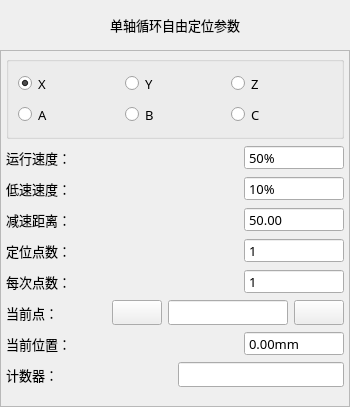
<?xml version="1.0" encoding="UTF-8"?>
<ui version="4.0">
 <class>FormActSingleLoopFree</class>
 <widget class="QWidget" name="FormActSingleLoopFree">
  <property name="geometry">
   <rect>
    <x>0</x>
    <y>0</y>
    <width>350</width>
    <height>407</height>
   </rect>
  </property>
  <property name="minimumSize">
   <size>
    <width>350</width>
    <height>407</height>
   </size>
  </property>
  <property name="maximumSize">
   <size>
    <width>700</width>
    <height>815</height>
   </size>
  </property>
  <property name="font">
   <font>
    <family>微软雅黑</family>
    <pointsize>10</pointsize>
    <weight>50</weight>
    <italic>false</italic>
    <bold>false</bold>
   </font>
  </property>
  <property name="windowTitle">
   <string notr="true">循环定位</string>
  </property>
  <property name="toolTip">
   <string notr="true"/>
  </property>
  <property name="statusTip">
   <string notr="true"/>
  </property>
  <property name="whatsThis">
   <string notr="true"/>
  </property>
  <property name="accessibleName">
   <string notr="true"/>
  </property>
  <property name="accessibleDescription">
   <string notr="true"/>
  </property>
  <property name="windowFilePath">
   <string notr="true"/>
  </property>
  <layout class="QVBoxLayout" name="verticalLayout">
   <property name="spacing">
    <number>0</number>
   </property>
   <property name="margin">
    <number>0</number>
   </property>
   <item>
    <widget class="QLabel" name="labelParaTitle">
     <property name="sizePolicy">
      <sizepolicy hsizetype="Preferred" vsizetype="Fixed">
       <horstretch>0</horstretch>
       <verstretch>0</verstretch>
      </sizepolicy>
     </property>
     <property name="minimumSize">
      <size>
       <width>0</width>
       <height>50</height>
      </size>
     </property>
     <property name="font">
      <font>
       <family>微软雅黑</family>
       <pointsize>10</pointsize>
       <weight>50</weight>
       <bold>false</bold>
      </font>
     </property>
     <property name="styleSheet">
      <string notr="true">QLabel#labelParaTitle
{
	color: black;
	border-image: url(:/img/widget/Panel.png) 0 4 0 4;
	border-left: 4px transparent;
	border-right: 4px transparent;
}
</string>
     </property>
     <property name="text">
      <string>单轴循环自由定位参数</string>
     </property>
     <property name="alignment">
      <set>Qt::AlignCenter</set>
     </property>
    </widget>
   </item>
   <item>
    <widget class="QFrame" name="frameSingleLoopFree">
     <property name="maximumSize">
      <size>
       <width>16777215</width>
       <height>16777215</height>
      </size>
     </property>
     <property name="font">
      <font>
       <family>微软雅黑</family>
       <pointsize>10</pointsize>
       <weight>50</weight>
       <italic>false</italic>
       <bold>false</bold>
      </font>
     </property>
     <property name="styleSheet">
      <string notr="true"/>
     </property>
     <property name="frameShape">
      <enum>QFrame::StyledPanel</enum>
     </property>
     <property name="frameShadow">
      <enum>QFrame::Plain</enum>
     </property>
     <property name="IsMainArea" stdset="0">
      <bool>true</bool>
     </property>
     <layout class="QGridLayout" name="gridLayout_2">
      <property name="margin">
       <number>5</number>
      </property>
      <item row="0" column="0">
       <widget class="QGroupBox" name="groupBox">
        <property name="title">
         <string/>
        </property>
        <layout class="QGridLayout" name="gridLayout">
         <item row="2" column="0">
          <widget class="QRadioButton" name="rBtnRaVer">
           <property name="minimumSize">
            <size>
             <width>0</width>
             <height>25</height>
            </size>
           </property>
           <property name="maximumSize">
            <size>
             <width>16777215</width>
             <height>50</height>
            </size>
           </property>
           <property name="font">
            <font>
             <family>微软雅黑</family>
             <pointsize>10</pointsize>
             <weight>50</weight>
             <italic>false</italic>
             <bold>false</bold>
            </font>
           </property>
           <property name="styleSheet">
            <string notr="true"/>
           </property>
           <property name="text">
            <string>A</string>
           </property>
          </widget>
         </item>
         <item row="2" column="1">
          <widget class="QRadioButton" name="rBtnRaHor">
           <property name="minimumSize">
            <size>
             <width>0</width>
             <height>25</height>
            </size>
           </property>
           <property name="maximumSize">
            <size>
             <width>16777215</width>
             <height>50</height>
            </size>
           </property>
           <property name="font">
            <font>
             <family>微软雅黑</family>
             <pointsize>10</pointsize>
             <weight>50</weight>
             <italic>false</italic>
             <bold>false</bold>
            </font>
           </property>
           <property name="styleSheet">
            <string notr="true"/>
           </property>
           <property name="text">
            <string>B</string>
           </property>
          </widget>
         </item>
         <item row="2" column="2">
          <widget class="QRadioButton" name="rBtnExt">
           <property name="minimumSize">
            <size>
             <width>0</width>
             <height>25</height>
            </size>
           </property>
           <property name="maximumSize">
            <size>
             <width>16777215</width>
             <height>50</height>
            </size>
           </property>
           <property name="font">
            <font>
             <family>微软雅黑</family>
             <pointsize>10</pointsize>
             <weight>50</weight>
             <italic>false</italic>
             <bold>false</bold>
            </font>
           </property>
           <property name="styleSheet">
            <string notr="true"/>
           </property>
           <property name="text">
            <string>C</string>
           </property>
          </widget>
         </item>
         <item row="1" column="0">
          <widget class="QRadioButton" name="rBtnPaHor">
           <property name="minimumSize">
            <size>
             <width>0</width>
             <height>25</height>
            </size>
           </property>
           <property name="maximumSize">
            <size>
             <width>16777215</width>
             <height>50</height>
            </size>
           </property>
           <property name="font">
            <font>
             <family>微软雅黑</family>
             <pointsize>10</pointsize>
             <weight>50</weight>
             <italic>false</italic>
             <bold>false</bold>
            </font>
           </property>
           <property name="styleSheet">
            <string notr="true"/>
           </property>
           <property name="text">
            <string>X</string>
           </property>
           <property name="checked">
            <bool>true</bool>
           </property>
          </widget>
         </item>
         <item row="1" column="1">
          <widget class="QRadioButton" name="rBtnPaVer">
           <property name="minimumSize">
            <size>
             <width>0</width>
             <height>25</height>
            </size>
           </property>
           <property name="maximumSize">
            <size>
             <width>16777215</width>
             <height>50</height>
            </size>
           </property>
           <property name="font">
            <font>
             <family>微软雅黑</family>
             <pointsize>10</pointsize>
             <weight>50</weight>
             <italic>false</italic>
             <bold>false</bold>
            </font>
           </property>
           <property name="styleSheet">
            <string notr="true"/>
           </property>
           <property name="text">
            <string>Y</string>
           </property>
          </widget>
         </item>
         <item row="1" column="2">
          <widget class="QRadioButton" name="rBtnTravel">
           <property name="minimumSize">
            <size>
             <width>0</width>
             <height>25</height>
            </size>
           </property>
           <property name="maximumSize">
            <size>
             <width>16777215</width>
             <height>50</height>
            </size>
           </property>
           <property name="font">
            <font>
             <family>微软雅黑</family>
             <pointsize>10</pointsize>
             <weight>50</weight>
             <italic>false</italic>
             <bold>false</bold>
            </font>
           </property>
           <property name="styleSheet">
            <string notr="true"/>
           </property>
           <property name="text">
            <string>Z</string>
           </property>
          </widget>
         </item>
        </layout>
       </widget>
      </item>
      <item row="1" column="0">
       <layout class="QHBoxLayout" name="horizontalLayout_8">
        <item>
         <widget class="QLabel" name="labelHightSpd">
          <property name="sizePolicy">
           <sizepolicy hsizetype="Expanding" vsizetype="Fixed">
            <horstretch>0</horstretch>
            <verstretch>0</verstretch>
           </sizepolicy>
          </property>
          <property name="minimumSize">
           <size>
            <width>100</width>
            <height>25</height>
           </size>
          </property>
          <property name="maximumSize">
           <size>
            <width>16777215</width>
            <height>50</height>
           </size>
          </property>
          <property name="font">
           <font>
            <family>微软雅黑</family>
            <pointsize>10</pointsize>
            <weight>50</weight>
            <italic>false</italic>
            <bold>false</bold>
           </font>
          </property>
          <property name="text">
           <string>运行速度：</string>
          </property>
         </widget>
        </item>
        <item>
         <widget class="xSpinBox" name="BoxHspd">
          <property name="sizePolicy">
           <sizepolicy hsizetype="Fixed" vsizetype="Fixed">
            <horstretch>0</horstretch>
            <verstretch>0</verstretch>
           </sizepolicy>
          </property>
          <property name="minimumSize">
           <size>
            <width>100</width>
            <height>25</height>
           </size>
          </property>
          <property name="maximumSize">
           <size>
            <width>200</width>
            <height>50</height>
           </size>
          </property>
          <property name="font">
           <font>
            <family>微软雅黑</family>
            <pointsize>10</pointsize>
            <weight>50</weight>
            <italic>false</italic>
            <bold>false</bold>
           </font>
          </property>
          <property name="focusPolicy">
           <enum>Qt::ClickFocus</enum>
          </property>
          <property name="alignment">
           <set>Qt::AlignLeading|Qt::AlignLeft|Qt::AlignVCenter</set>
          </property>
          <property name="buttonSymbols">
           <enum>QAbstractSpinBox::NoButtons</enum>
          </property>
          <property name="specialValueText">
           <string notr="true"/>
          </property>
          <property name="keyboardTracking">
           <bool>false</bool>
          </property>
          <property name="suffix">
           <string notr="true">%</string>
          </property>
          <property name="prefix">
           <string notr="true"/>
          </property>
          <property name="minimum">
           <number>1</number>
          </property>
          <property name="maximum">
           <number>100</number>
          </property>
          <property name="value">
           <number>50</number>
          </property>
          <property name="HasBtn" stdset="0">
           <bool>true</bool>
          </property>
         </widget>
        </item>
       </layout>
      </item>
      <item row="2" column="0">
       <layout class="QHBoxLayout" name="horizontalLayout_7">
        <item>
         <widget class="QLabel" name="labelLowSpd">
          <property name="sizePolicy">
           <sizepolicy hsizetype="Expanding" vsizetype="Fixed">
            <horstretch>0</horstretch>
            <verstretch>0</verstretch>
           </sizepolicy>
          </property>
          <property name="minimumSize">
           <size>
            <width>100</width>
            <height>25</height>
           </size>
          </property>
          <property name="maximumSize">
           <size>
            <width>16777215</width>
            <height>50</height>
           </size>
          </property>
          <property name="font">
           <font>
            <family>微软雅黑</family>
            <pointsize>10</pointsize>
            <weight>50</weight>
            <italic>false</italic>
            <bold>false</bold>
           </font>
          </property>
          <property name="text">
           <string>低速速度：</string>
          </property>
         </widget>
        </item>
        <item>
         <widget class="xSpinBox" name="BoxLspd">
          <property name="sizePolicy">
           <sizepolicy hsizetype="Fixed" vsizetype="Fixed">
            <horstretch>0</horstretch>
            <verstretch>0</verstretch>
           </sizepolicy>
          </property>
          <property name="minimumSize">
           <size>
            <width>100</width>
            <height>25</height>
           </size>
          </property>
          <property name="maximumSize">
           <size>
            <width>200</width>
            <height>50</height>
           </size>
          </property>
          <property name="font">
           <font>
            <family>微软雅黑</family>
            <pointsize>10</pointsize>
            <weight>50</weight>
            <italic>false</italic>
            <bold>false</bold>
           </font>
          </property>
          <property name="focusPolicy">
           <enum>Qt::ClickFocus</enum>
          </property>
          <property name="alignment">
           <set>Qt::AlignLeading|Qt::AlignLeft|Qt::AlignVCenter</set>
          </property>
          <property name="buttonSymbols">
           <enum>QAbstractSpinBox::NoButtons</enum>
          </property>
          <property name="specialValueText">
           <string notr="true"/>
          </property>
          <property name="keyboardTracking">
           <bool>false</bool>
          </property>
          <property name="suffix">
           <string notr="true">%</string>
          </property>
          <property name="prefix">
           <string notr="true"/>
          </property>
          <property name="minimum">
           <number>1</number>
          </property>
          <property name="maximum">
           <number>100</number>
          </property>
          <property name="value">
           <number>10</number>
          </property>
          <property name="HasBtn" stdset="0">
           <bool>true</bool>
          </property>
         </widget>
        </item>
       </layout>
      </item>
      <item row="3" column="0">
       <layout class="QHBoxLayout" name="horizontalLayout_6">
        <item>
         <widget class="QLabel" name="labelLowDis">
          <property name="sizePolicy">
           <sizepolicy hsizetype="Expanding" vsizetype="Fixed">
            <horstretch>0</horstretch>
            <verstretch>0</verstretch>
           </sizepolicy>
          </property>
          <property name="minimumSize">
           <size>
            <width>100</width>
            <height>25</height>
           </size>
          </property>
          <property name="maximumSize">
           <size>
            <width>16777215</width>
            <height>50</height>
           </size>
          </property>
          <property name="font">
           <font>
            <family>微软雅黑</family>
            <pointsize>10</pointsize>
            <weight>50</weight>
            <italic>false</italic>
            <bold>false</bold>
           </font>
          </property>
          <property name="text">
           <string>减速距离：</string>
          </property>
         </widget>
        </item>
        <item>
         <widget class="xDoubleSpinBox" name="BoxLowDis">
          <property name="sizePolicy">
           <sizepolicy hsizetype="Fixed" vsizetype="Fixed">
            <horstretch>0</horstretch>
            <verstretch>0</verstretch>
           </sizepolicy>
          </property>
          <property name="minimumSize">
           <size>
            <width>100</width>
            <height>25</height>
           </size>
          </property>
          <property name="maximumSize">
           <size>
            <width>200</width>
            <height>50</height>
           </size>
          </property>
          <property name="font">
           <font>
            <family>微软雅黑</family>
            <pointsize>10</pointsize>
            <weight>50</weight>
            <italic>false</italic>
            <bold>false</bold>
           </font>
          </property>
          <property name="focusPolicy">
           <enum>Qt::ClickFocus</enum>
          </property>
          <property name="alignment">
           <set>Qt::AlignLeading|Qt::AlignLeft|Qt::AlignVCenter</set>
          </property>
          <property name="buttonSymbols">
           <enum>QAbstractSpinBox::NoButtons</enum>
          </property>
          <property name="specialValueText">
           <string notr="true"/>
          </property>
          <property name="keyboardTracking">
           <bool>false</bool>
          </property>
          <property name="decimals">
           <number>2</number>
          </property>
          <property name="maximum">
           <double>650.000000000000000</double>
          </property>
          <property name="singleStep">
           <double>0.010000000000000</double>
          </property>
          <property name="value">
           <double>50.000000000000000</double>
          </property>
          <property name="HasBtn" stdset="0">
           <bool>true</bool>
          </property>
         </widget>
        </item>
       </layout>
      </item>
      <item row="4" column="0">
       <layout class="QHBoxLayout" name="horizontalLayout_5">
        <item>
         <widget class="QLabel" name="labelCnt">
          <property name="sizePolicy">
           <sizepolicy hsizetype="Expanding" vsizetype="Fixed">
            <horstretch>0</horstretch>
            <verstretch>0</verstretch>
           </sizepolicy>
          </property>
          <property name="minimumSize">
           <size>
            <width>100</width>
            <height>25</height>
           </size>
          </property>
          <property name="maximumSize">
           <size>
            <width>16777215</width>
            <height>16777215</height>
           </size>
          </property>
          <property name="font">
           <font>
            <family>微软雅黑</family>
            <pointsize>10</pointsize>
            <weight>50</weight>
            <italic>false</italic>
            <bold>false</bold>
           </font>
          </property>
          <property name="text">
           <string>定位点数：</string>
          </property>
         </widget>
        </item>
        <item>
         <widget class="xSpinBox" name="BoxCnt">
          <property name="sizePolicy">
           <sizepolicy hsizetype="Fixed" vsizetype="Fixed">
            <horstretch>0</horstretch>
            <verstretch>0</verstretch>
           </sizepolicy>
          </property>
          <property name="minimumSize">
           <size>
            <width>100</width>
            <height>25</height>
           </size>
          </property>
          <property name="maximumSize">
           <size>
            <width>200</width>
            <height>50</height>
           </size>
          </property>
          <property name="font">
           <font>
            <family>微软雅黑</family>
            <pointsize>10</pointsize>
            <weight>50</weight>
            <italic>false</italic>
            <bold>false</bold>
           </font>
          </property>
          <property name="focusPolicy">
           <enum>Qt::ClickFocus</enum>
          </property>
          <property name="alignment">
           <set>Qt::AlignLeading|Qt::AlignLeft|Qt::AlignVCenter</set>
          </property>
          <property name="buttonSymbols">
           <enum>QAbstractSpinBox::NoButtons</enum>
          </property>
          <property name="specialValueText">
           <string notr="true"/>
          </property>
          <property name="keyboardTracking">
           <bool>false</bool>
          </property>
          <property name="suffix">
           <string notr="true"/>
          </property>
          <property name="prefix">
           <string notr="true"/>
          </property>
          <property name="minimum">
           <number>1</number>
          </property>
          <property name="maximum">
           <number>100</number>
          </property>
          <property name="value">
           <number>1</number>
          </property>
          <property name="HasBtn" stdset="0">
           <bool>true</bool>
          </property>
         </widget>
        </item>
       </layout>
      </item>
      <item row="5" column="0">
       <layout class="QHBoxLayout" name="horizontalLayout_3">
        <item>
         <widget class="QLabel" name="labelTimes">
          <property name="sizePolicy">
           <sizepolicy hsizetype="Expanding" vsizetype="Fixed">
            <horstretch>0</horstretch>
            <verstretch>0</verstretch>
           </sizepolicy>
          </property>
          <property name="minimumSize">
           <size>
            <width>100</width>
            <height>25</height>
           </size>
          </property>
          <property name="maximumSize">
           <size>
            <width>16777215</width>
            <height>16777215</height>
           </size>
          </property>
          <property name="font">
           <font>
            <family>微软雅黑</family>
            <pointsize>10</pointsize>
            <weight>50</weight>
            <italic>false</italic>
            <bold>false</bold>
           </font>
          </property>
          <property name="text">
           <string>每次点数：</string>
          </property>
         </widget>
        </item>
        <item>
         <widget class="xSpinBox" name="BoxTimes">
          <property name="sizePolicy">
           <sizepolicy hsizetype="Fixed" vsizetype="Fixed">
            <horstretch>0</horstretch>
            <verstretch>0</verstretch>
           </sizepolicy>
          </property>
          <property name="minimumSize">
           <size>
            <width>100</width>
            <height>25</height>
           </size>
          </property>
          <property name="maximumSize">
           <size>
            <width>200</width>
            <height>50</height>
           </size>
          </property>
          <property name="font">
           <font>
            <family>微软雅黑</family>
            <pointsize>10</pointsize>
            <weight>50</weight>
            <italic>false</italic>
            <bold>false</bold>
           </font>
          </property>
          <property name="focusPolicy">
           <enum>Qt::ClickFocus</enum>
          </property>
          <property name="alignment">
           <set>Qt::AlignLeading|Qt::AlignLeft|Qt::AlignVCenter</set>
          </property>
          <property name="buttonSymbols">
           <enum>QAbstractSpinBox::NoButtons</enum>
          </property>
          <property name="specialValueText">
           <string notr="true"/>
          </property>
          <property name="keyboardTracking">
           <bool>false</bool>
          </property>
          <property name="suffix">
           <string notr="true"/>
          </property>
          <property name="prefix">
           <string notr="true"/>
          </property>
          <property name="minimum">
           <number>1</number>
          </property>
          <property name="maximum">
           <number>255</number>
          </property>
          <property name="value">
           <number>1</number>
          </property>
          <property name="HasBtn" stdset="0">
           <bool>true</bool>
          </property>
         </widget>
        </item>
       </layout>
      </item>
      <item row="6" column="0">
       <layout class="QHBoxLayout" name="horizontalLayout_4">
        <item>
         <widget class="QLabel" name="labelPos1">
          <property name="sizePolicy">
           <sizepolicy hsizetype="Expanding" vsizetype="Fixed">
            <horstretch>0</horstretch>
            <verstretch>0</verstretch>
           </sizepolicy>
          </property>
          <property name="minimumSize">
           <size>
            <width>100</width>
            <height>25</height>
           </size>
          </property>
          <property name="maximumSize">
           <size>
            <width>16777215</width>
            <height>50</height>
           </size>
          </property>
          <property name="font">
           <font>
            <family>微软雅黑</family>
            <pointsize>10</pointsize>
            <weight>50</weight>
            <italic>false</italic>
            <bold>false</bold>
           </font>
          </property>
          <property name="text">
           <string notr="true">当前点：</string>
          </property>
         </widget>
        </item>
        <item>
         <widget class="xPushButton" name="BtnPrev">
          <property name="sizePolicy">
           <sizepolicy hsizetype="Fixed" vsizetype="Fixed">
            <horstretch>0</horstretch>
            <verstretch>0</verstretch>
           </sizepolicy>
          </property>
          <property name="minimumSize">
           <size>
            <width>50</width>
            <height>25</height>
           </size>
          </property>
          <property name="maximumSize">
           <size>
            <width>120</width>
            <height>50</height>
           </size>
          </property>
          <property name="font">
           <font>
            <family>微软雅黑</family>
            <pointsize>10</pointsize>
           </font>
          </property>
          <property name="focusPolicy">
           <enum>Qt::NoFocus</enum>
          </property>
          <property name="text">
           <string notr="true"/>
          </property>
          <property name="icon">
           <iconset resource="../xPad.qrc">
            <normaloff>:/img/32X32/BlackLeft.png</normaloff>:/img/32X32/BlackLeft.png</iconset>
          </property>
          <property name="iconSize">
           <size>
            <width>32</width>
            <height>32</height>
           </size>
          </property>
         </widget>
        </item>
        <item>
         <widget class="QLineEdit" name="lineEdit">
          <property name="minimumSize">
           <size>
            <width>100</width>
            <height>25</height>
           </size>
          </property>
          <property name="maximumSize">
           <size>
            <width>150</width>
            <height>50</height>
           </size>
          </property>
          <property name="font">
           <font>
            <family>微软雅黑</family>
            <pointsize>10</pointsize>
            <weight>50</weight>
            <italic>false</italic>
            <bold>false</bold>
           </font>
          </property>
          <property name="alignment">
           <set>Qt::AlignCenter</set>
          </property>
          <property name="readOnly">
           <bool>true</bool>
          </property>
         </widget>
        </item>
        <item>
         <widget class="xPushButton" name="BtnNext">
          <property name="sizePolicy">
           <sizepolicy hsizetype="Fixed" vsizetype="Fixed">
            <horstretch>0</horstretch>
            <verstretch>0</verstretch>
           </sizepolicy>
          </property>
          <property name="minimumSize">
           <size>
            <width>50</width>
            <height>25</height>
           </size>
          </property>
          <property name="maximumSize">
           <size>
            <width>120</width>
            <height>50</height>
           </size>
          </property>
          <property name="font">
           <font>
            <family>微软雅黑</family>
            <pointsize>10</pointsize>
           </font>
          </property>
          <property name="focusPolicy">
           <enum>Qt::NoFocus</enum>
          </property>
          <property name="text">
           <string notr="true"/>
          </property>
          <property name="icon">
           <iconset resource="../xPad.qrc">
            <normaloff>:/img/32X32/BlackRight.png</normaloff>:/img/32X32/BlackRight.png</iconset>
          </property>
          <property name="iconSize">
           <size>
            <width>32</width>
            <height>32</height>
           </size>
          </property>
         </widget>
        </item>
       </layout>
      </item>
      <item row="7" column="0">
       <layout class="QHBoxLayout" name="horizontalLayout_2">
        <item>
         <widget class="QLabel" name="labelPos1_2">
          <property name="sizePolicy">
           <sizepolicy hsizetype="Expanding" vsizetype="Fixed">
            <horstretch>0</horstretch>
            <verstretch>0</verstretch>
           </sizepolicy>
          </property>
          <property name="minimumSize">
           <size>
            <width>100</width>
            <height>25</height>
           </size>
          </property>
          <property name="maximumSize">
           <size>
            <width>16777215</width>
            <height>50</height>
           </size>
          </property>
          <property name="font">
           <font>
            <family>微软雅黑</family>
            <pointsize>10</pointsize>
            <weight>50</weight>
            <italic>false</italic>
            <bold>false</bold>
           </font>
          </property>
          <property name="text">
           <string notr="true">当前位置：</string>
          </property>
         </widget>
        </item>
        <item>
         <widget class="xDoubleSpinBox" name="BoxPos">
          <property name="sizePolicy">
           <sizepolicy hsizetype="Fixed" vsizetype="Fixed">
            <horstretch>0</horstretch>
            <verstretch>0</verstretch>
           </sizepolicy>
          </property>
          <property name="minimumSize">
           <size>
            <width>100</width>
            <height>25</height>
           </size>
          </property>
          <property name="maximumSize">
           <size>
            <width>200</width>
            <height>50</height>
           </size>
          </property>
          <property name="font">
           <font>
            <family>微软雅黑</family>
            <pointsize>10</pointsize>
            <weight>50</weight>
            <italic>false</italic>
            <bold>false</bold>
           </font>
          </property>
          <property name="focusPolicy">
           <enum>Qt::ClickFocus</enum>
          </property>
          <property name="alignment">
           <set>Qt::AlignLeading|Qt::AlignLeft|Qt::AlignVCenter</set>
          </property>
          <property name="readOnly">
           <bool>true</bool>
          </property>
          <property name="buttonSymbols">
           <enum>QAbstractSpinBox::NoButtons</enum>
          </property>
          <property name="keyboardTracking">
           <bool>false</bool>
          </property>
          <property name="prefix">
           <string notr="true"/>
          </property>
          <property name="suffix">
           <string notr="true">mm</string>
          </property>
          <property name="decimals">
           <number>2</number>
          </property>
          <property name="maximum">
           <double>60000.000000000000000</double>
          </property>
          <property name="singleStep">
           <double>0.010000000000000</double>
          </property>
          <property name="value">
           <double>0.000000000000000</double>
          </property>
          <property name="HasBtn" stdset="0">
           <bool>false</bool>
          </property>
         </widget>
        </item>
       </layout>
      </item>
      <item row="8" column="0">
       <layout class="QHBoxLayout" name="horizontalLayout">
        <item>
         <widget class="QLabel" name="labelCount">
          <property name="sizePolicy">
           <sizepolicy hsizetype="Expanding" vsizetype="Fixed">
            <horstretch>0</horstretch>
            <verstretch>0</verstretch>
           </sizepolicy>
          </property>
          <property name="minimumSize">
           <size>
            <width>100</width>
            <height>25</height>
           </size>
          </property>
          <property name="maximumSize">
           <size>
            <width>16777215</width>
            <height>50</height>
           </size>
          </property>
          <property name="font">
           <font>
            <family>微软雅黑</family>
            <pointsize>10</pointsize>
            <weight>50</weight>
            <italic>false</italic>
            <bold>false</bold>
           </font>
          </property>
          <property name="text">
           <string>计数器：</string>
          </property>
         </widget>
        </item>
        <item>
         <widget class="xLineEdit" name="lineEditCount">
          <property name="minimumSize">
           <size>
            <width>100</width>
            <height>25</height>
           </size>
          </property>
          <property name="maximumSize">
           <size>
            <width>200</width>
            <height>50</height>
           </size>
          </property>
          <property name="font">
           <font>
            <family>微软雅黑</family>
            <pointsize>10</pointsize>
            <weight>50</weight>
            <italic>false</italic>
            <bold>false</bold>
           </font>
          </property>
          <property name="alignment">
           <set>Qt::AlignLeading|Qt::AlignLeft|Qt::AlignVCenter</set>
          </property>
         </widget>
        </item>
       </layout>
      </item>
      <item row="9" column="0">
       <spacer name="verticalSpacer">
        <property name="orientation">
         <enum>Qt::Vertical</enum>
        </property>
        <property name="sizeHint" stdset="0">
         <size>
          <width>578</width>
          <height>154</height>
         </size>
        </property>
       </spacer>
      </item>
     </layout>
    </widget>
   </item>
  </layout>
 </widget>
 <customwidgets>
  <customwidget>
   <class>xPushButton</class>
   <extends>QPushButton</extends>
   <header>xpushbutton.h</header>
  </customwidget>
  <customwidget>
   <class>xSpinBox</class>
   <extends>QSpinBox</extends>
   <header>xspinbox.h</header>
   <slots>
    <signal>clicked()</signal>
   </slots>
  </customwidget>
  <customwidget>
   <class>xDoubleSpinBox</class>
   <extends>QDoubleSpinBox</extends>
   <header>xdoublespinbox.h</header>
   <slots>
    <signal>clicked()</signal>
   </slots>
  </customwidget>
  <customwidget>
   <class>xLineEdit</class>
   <extends>QLineEdit</extends>
   <header>xlineedit.h</header>
   <slots>
    <signal>clicked()</signal>
   </slots>
  </customwidget>
 </customwidgets>
 <resources>
  <include location="../xPad.qrc"/>
 </resources>
 <connections>
  <connection>
   <sender>BoxHspd</sender>
   <signal>clicked()</signal>
   <receiver>FormActSingleLoopFree</receiver>
   <slot>inputHspd()</slot>
   <hints>
    <hint type="sourcelabel">
     <x>166</x>
     <y>274</y>
    </hint>
    <hint type="destinationlabel">
     <x>120</x>
     <y>172</y>
    </hint>
   </hints>
  </connection>
  <connection>
   <sender>BoxLspd</sender>
   <signal>clicked()</signal>
   <receiver>FormActSingleLoopFree</receiver>
   <slot>inputLspd()</slot>
   <hints>
    <hint type="sourcelabel">
     <x>164</x>
     <y>246</y>
    </hint>
    <hint type="destinationlabel">
     <x>120</x>
     <y>172</y>
    </hint>
   </hints>
  </connection>
  <connection>
   <sender>BoxLowDis</sender>
   <signal>clicked()</signal>
   <receiver>FormActSingleLoopFree</receiver>
   <slot>inputLdis()</slot>
   <hints>
    <hint type="sourcelabel">
     <x>165</x>
     <y>282</y>
    </hint>
    <hint type="destinationlabel">
     <x>120</x>
     <y>172</y>
    </hint>
   </hints>
  </connection>
  <connection>
   <sender>BoxCnt</sender>
   <signal>clicked()</signal>
   <receiver>FormActSingleLoopFree</receiver>
   <slot>inputCnt()</slot>
   <hints>
    <hint type="sourcelabel">
     <x>165</x>
     <y>97</y>
    </hint>
    <hint type="destinationlabel">
     <x>120</x>
     <y>172</y>
    </hint>
   </hints>
  </connection>
  <connection>
   <sender>BoxPos</sender>
   <signal>clicked()</signal>
   <receiver>FormActSingleLoopFree</receiver>
   <slot>inputPos()</slot>
   <hints>
    <hint type="sourcelabel">
     <x>117</x>
     <y>174</y>
    </hint>
    <hint type="destinationlabel">
     <x>120</x>
     <y>172</y>
    </hint>
   </hints>
  </connection>
  <connection>
   <sender>BtnNext</sender>
   <signal>clicked()</signal>
   <receiver>FormActSingleLoopFree</receiver>
   <slot>posNext()</slot>
   <hints>
    <hint type="sourcelabel">
     <x>216</x>
     <y>135</y>
    </hint>
    <hint type="destinationlabel">
     <x>120</x>
     <y>175</y>
    </hint>
   </hints>
  </connection>
  <connection>
   <sender>BtnPrev</sender>
   <signal>clicked()</signal>
   <receiver>FormActSingleLoopFree</receiver>
   <slot>posPrev()</slot>
   <hints>
    <hint type="sourcelabel">
     <x>104</x>
     <y>135</y>
    </hint>
    <hint type="destinationlabel">
     <x>120</x>
     <y>175</y>
    </hint>
   </hints>
  </connection>
  <connection>
   <sender>BoxTimes</sender>
   <signal>clicked()</signal>
   <receiver>FormActSingleLoopFree</receiver>
   <slot>inputTimes()</slot>
   <hints>
    <hint type="sourcelabel">
     <x>156</x>
     <y>134</y>
    </hint>
    <hint type="destinationlabel">
     <x>116</x>
     <y>175</y>
    </hint>
   </hints>
  </connection>
 </connections>
 <slots>
  <slot>inputCnt()</slot>
  <slot>inputHspd()</slot>
  <slot>pageUp()</slot>
  <slot>pageDwn()</slot>
  <slot>selectVar()</slot>
  <slot>inputPos()</slot>
  <slot>inputLspd()</slot>
  <slot>inputLdis()</slot>
  <slot>posPrev()</slot>
  <slot>posNext()</slot>
  <slot>syncPos()</slot>
  <slot>inputTimes()</slot>
 </slots>
</ui>
